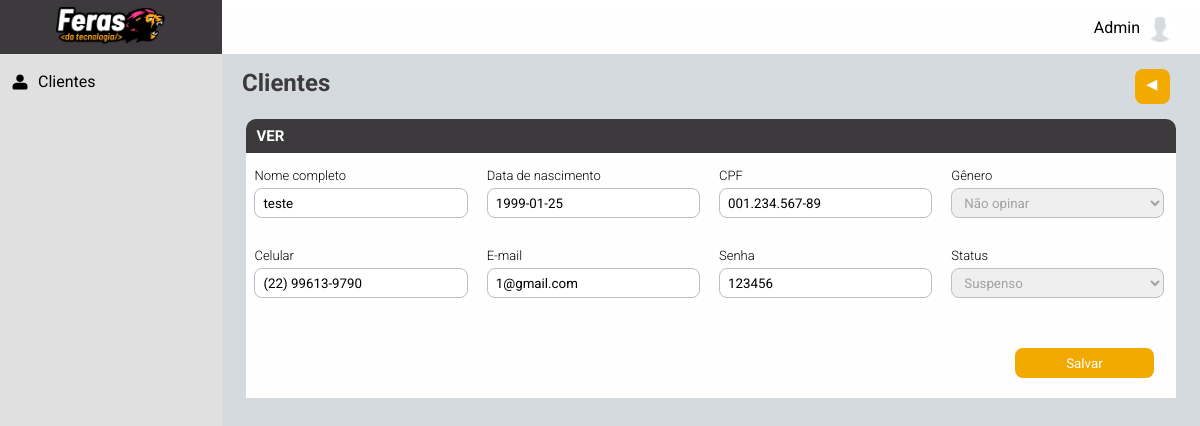
The page /desafios/sistema/html/editar.php?cpf=001.234.567-89 on the database its author committed.
### tables this page shows
CREATE TABLE `clientes` (
  `cpf` varchar(15) NOT NULL,
  `nome` varchar(255) DEFAULT NULL,
  `genero` varchar(20) DEFAULT NULL,
  `email` varchar(255) DEFAULT NULL,
  `status` varchar(20) DEFAULT NULL,
  `telefone` varchar(20) DEFAULT NULL,
  `senha` varchar(255) DEFAULT NULL,
  `data_nasc` date DEFAULT NULL
);

### desafios/sistema/html/editar.php (the view, shortened to what this page needs)
<?php
include '../php/conexao.php';
$sql = "SELECT * FROM clientes WHERE cpf = '".$_GET['cpf']."'";
if (!$result = $mysqli->query($sql)) {
  echo "query ". $sql . " failed";
}else{
    $row = $result->fetch_assoc();
}
?>
<!DOCTYPE html>
<html lang="pt-br">
<head>
    <link rel="stylesheet" href="../CSS/cliente.css">
</head>
<body>
    <header>
        <div id="logo">
            <img src="../src/logo_horizonta_fundo_branco.png" width="109px" height="37px">
        </div>
        <div id="right">
            <span>Admin</span><img src="../src/user.png" height="30px">
        </div>
    </header>
    <section>
        <aside>
            <img src="../src/perfil_preto.png" width="18px"> <span id="span1">Clientes</span>
        </aside>
        <main>
            <section id="topo_main">
                <span>
                    <h2> Clientes</h2>
                </span>
                <span>
                    <a href="clientes.php">
                        <button class="btn adicionar">
                            ▶
                        </button>
                    </a>
                </span>
            </section>
            <section>
                <table>
                    <form action="../php/SalvarAlteracao.php" method="post">
                        <thead>
                            <tr style="width: 100%; text-align:left;">
                                <th class="tr_head th_form">VER</th>
                                <th></th>
                                <th></th>
                                <th class="tr_head_2"></th>
                            </tr>
                        </thead>
                        <tbody id="tbody_form">
                            <tr class="tr_form">
                                <td>
                                    <label>Nome completo</label>
                                    <input type="text" value="<?php echo $row['nome']; ?>" name="nome" placeholder="Nome completo">
                                </td>
                                <td>
                                    <label>Data de nascimento</label>
                                    <input type="text" value="<?php echo $row['data_nasc']; ?>" id="nasc" name="nasc" maxlength="10" placeholder="aaaa/mm/dd">
                                </td>
                                <td>
                                    <label>CPF</label>
                                    <input type="text" value="<?php echo $row['cpf']; ?>" id='cpf' name="cpf" maxlength="14" placeholder="123.456.789-10">
                                </td>
                                <td>
                                    <label>Gênero</label>
                                    <select name="genero" >
                                        <option value="<?php echo $row['genero']; ?>"><?php echo $row['genero']; ?></option>
                                    </select>
                                </td>
                            </tr>
                            <tr class="tr_form">
                                <td>
                                    <label>Celular</label>
                                    <input type="text" value="<?php echo $row['telefone']; ?>" id="cell" name="cell" maxlength="15"  placeholder="(DDD) 99999-9999">
                                </td>
                                <td>
                                    <label>E-mail</label>
                                    <input type="email" value="<?php echo $row['email']; ?>" name="email" placeholder="Exemplo@gmail.com">
                                </td>
                                <td>
                                    <label>Senha</label>
                                    <input type="text" value="<?php echo $row['senha']; ?>" id="senha" name="senha" placeholder="********">
                                </td>
                                <td>
                                    <label>Status</label>
                                    <select name="status"  placeholder="Status">
                                    <option value="<?php echo $row['status']; ?>"><?php echo $row['status']; ?></option>
                                    </select>
                                </td>
                            </tr>
                            <tr>
                                <td></td>
                                <td></td>
                                <td></td>
                                <td>
                                <input type="submit" class="btn" id="btn_submit" value="Salvar">
                                </td>
                            </tr>
                        </tbody>
                    </form>
                </table>
            </section>
        </main>
    </section>
</body>
</html>

### desafios/sistema/CSS/cliente.css (style rules this page uses)
* { padding: 0; margin: 0; box-sizing: border-box; font-family: "Roboto", sans-serif; }
header { display: flex; }
#logo { width: 18.5%; height: 54px; background-color: #3c3a3c; }
#logo > img { margin: 7px auto 0px 25%; }
#right { width: 81.5%; align-self: center; text-align: right; padding-right: 25px; background-color: #fefefe; }
#right > img, span { vertical-align: middle; margin-left: 5px; }
aside > img, span { vertical-align: middle; }
aside { width: 18.5%; height: 100vh; background-color: #e0e0e0; padding-top: 17px; padding-left: 11px; float: left; }
main { width: 81.5%; height: 100vh; background-color: #d5dade; float: right; }
#topo_main { display: flex; justify-content: space-between; }
.btn { background-color: rgb(242, 169, 0); color: #fefefe; border-radius: 8px; border: none; padding: 5px; cursor: pointer; }
.adicionar { font-weight: bold; width: 35px; height: 35px; margin: 15px 30px 0 0; transform: rotate(180deg); padding-right: 3px; }
h2 { color: #3c3a3c; padding: 15px 0 0 15px; }
table { width: 95%; margin: 15px auto; border-collapse: collapse; padding: 3px 0 3px 0; }
thead { background-color: #3c3a3c; color: #fefefe; }
th { border: none; padding: 5px; font-size: 15px; font-weight: 700; }
td { border-top: 1px solid #d5dade; font-size: 13px; font-weight: 300; }
#tbody_form td { border: none; }
tbody { background-color: #fefefe; text-align: center; color: #4d4f5c; }
.tr_head { border-radius: 10px 0 0 0; }
.tr_head_2 { border-radius: 0 10px 0 0; }
a { text-decoration: none; color: #fefefe; }
.th_form { padding: 8px 0 8px 10px; }
.tr_form td { text-align: left; padding: 15px 0 15px 8px; width: 25%; }
label { color: #000; }
input, select { border: 1.6px solid #bcbdc7; color: #000000; width: 95%; border-radius: 8px; height: 30px; padding-left: 8px; margin-top: 5px; }
input::placeholder { color: #a2a2a2; }
#btn_submit { width: 60%; margin: 35px 0 20px 50px; }

### rows shown on the page
clientes: nome "teste", nasc "1999-01-25", cpf "001.234.567-89", genero "Não opinar", cell "(22) 99613-9790", email "1@gmail.com", senha "123456", status "Suspenso"
